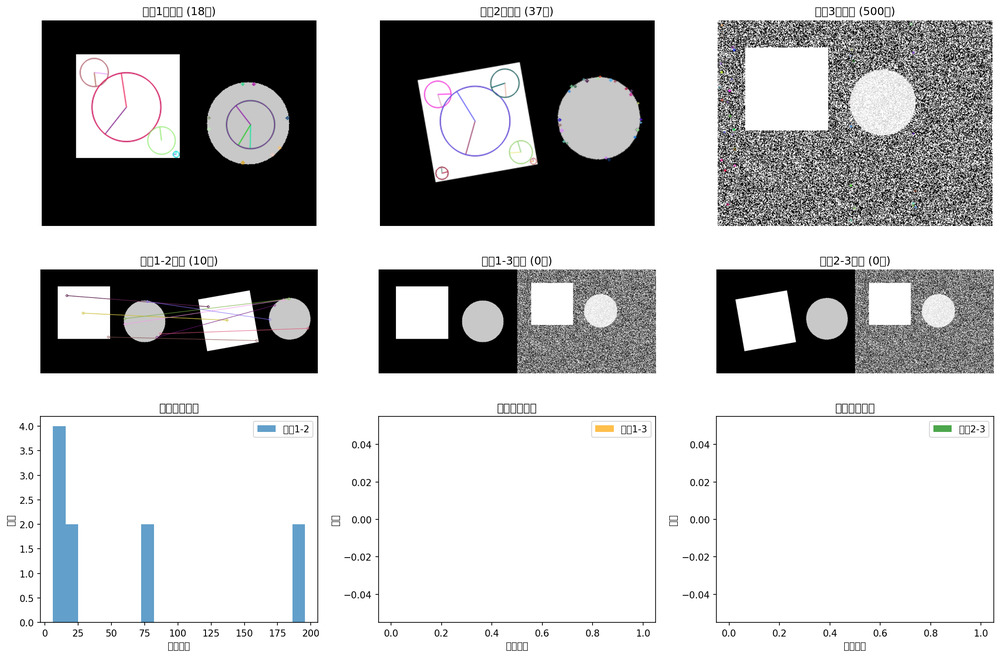
#> input picture 计算机视觉第三次作业/sift_feature_matching.png, 1000 x 657 px, shrunk from 2253 x 1480 before the run
$ python task1_noise_and_filter.py '../计算机视觉第三次作业/sift_feature_matching.png'
#> lines starting #> are read from the running program, lines starting #| are printed output that depends on the picture
#> in task1_main, image is the input picture: shape (657, 1000, 3); mean B, G, R 189.1, 188.6, 188.2
"""
任务一：对原始图像添加噪声并进行不同滤波方法的对比
"""
import cv2
import numpy as np
import matplotlib.pyplot as plt
from scipy import fftpack
from skimage.metrics import peak_signal_noise_ratio as psnr
from skimage.metrics import structural_similarity as ssim


class NoiseGenerator:
    """噪声生成器"""

    @staticmethod
    def add_gaussian_noise(image, mean=0, sigma=25):
        """添加高斯噪声"""
#> called with mean = 0, sigma = 25
        noise = np.random.normal(mean, sigma, image.shape)
        noisy_image = image + noise
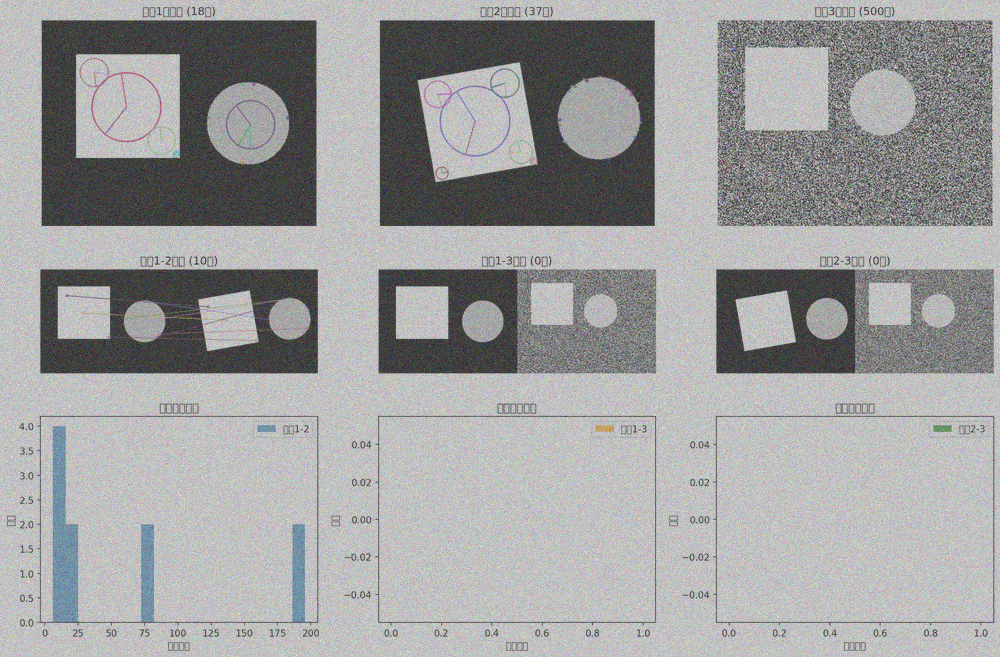
#> noisy_image: shape (657, 1000, 3) float64; mean R, G, B 188.2, 188.7, 189.2; drawn with min black and max white
        return np.clip(noisy_image, 0, 255).astype(np.uint8)
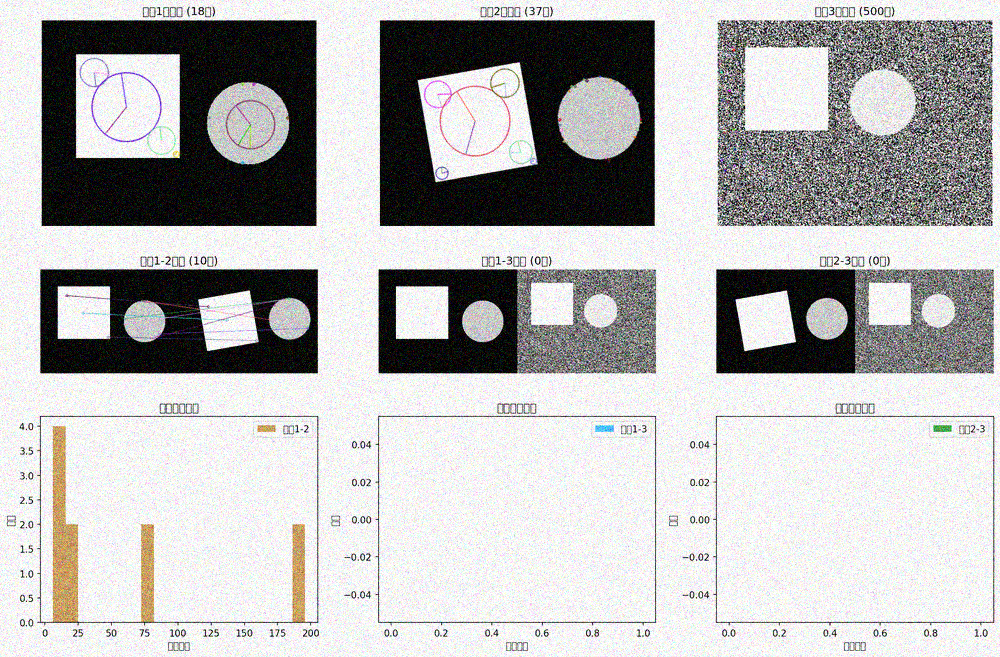
#> returned value: shape (657, 1000, 3); mean of channels 0, 1, 2 183.3, 183.8, 184.3; drawn as B, G, R

    @staticmethod
    def add_salt_pepper_noise(image, salt_prob=0.01, pepper_prob=0.01):
        """添加椒盐噪声"""
#> called with salt_prob = 0.02, pepper_prob = 0.02
        noisy_image = image.copy()

        # 盐噪声（白点）
        salt_mask = np.random.random(image.shape[:2]) < salt_prob
        noisy_image[salt_mask] = 255

        # 椒噪声（黑点）
        pepper_mask = np.random.random(image.shape[:2]) < pepper_prob
        noisy_image[pepper_mask] = 0
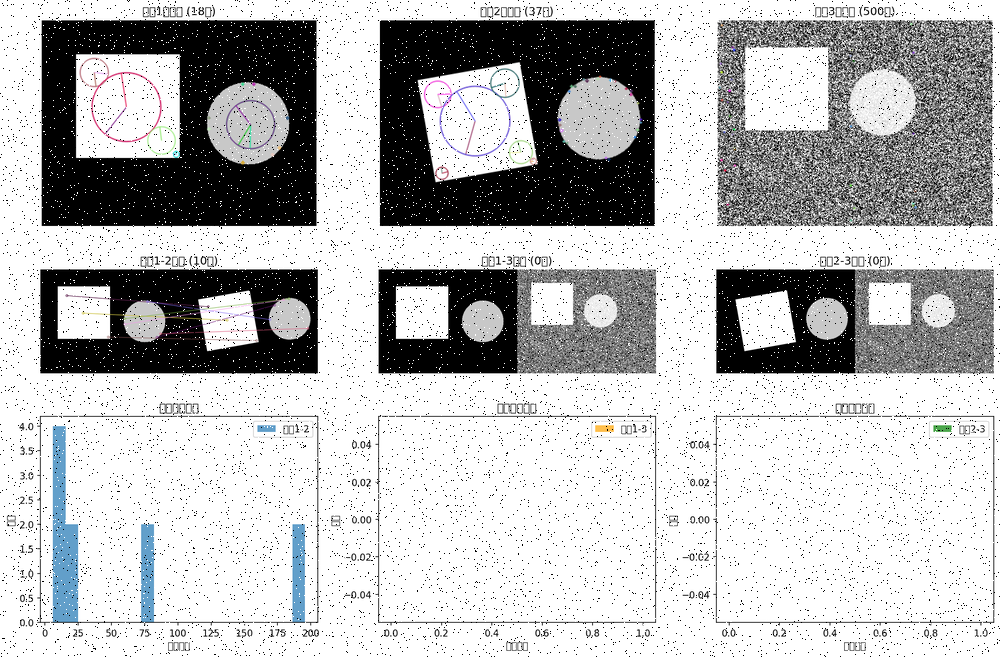
#> noisy_image: shape (657, 1000, 3); mean R, G, B 185.7, 186.1, 186.6

        return noisy_image


class ImageFilter:
    """图像滤波器"""

    @staticmethod
    def gaussian_filter(image, kernel_size=5, sigma=1.0):
        """高斯平滑滤波"""
        return cv2.GaussianBlur(image, (kernel_size, kernel_size), sigma)

    @staticmethod
    def median_filter(image, kernel_size=5):
        """中值滤波"""
        return cv2.medianBlur(image, kernel_size)

    @staticmethod
    def fourier_filter(image, cutoff_frequency=30):
        """傅里叶频域滤波（低通滤波）"""
        # 转换为灰度图（如果是彩色图）
        if len(image.shape) == 3:
            # 对每个通道分别处理
            filtered_channels = []
            for i in range(image.shape[2]):
                filtered_channel = ImageFilter._fourier_filter_single_channel(
                    image[:, :, i], cutoff_frequency
                )
                filtered_channels.append(filtered_channel)
            return np.stack(filtered_channels, axis=2)
        else:
            return ImageFilter._fourier_filter_single_channel(image, cutoff_frequency)

    @staticmethod
    def _fourier_filter_single_channel(channel, cutoff_frequency):
        """对单通道进行傅里叶滤波"""
        # 傅里叶变换
        f_transform = fftpack.fft2(channel)
        f_shift = fftpack.fftshift(f_transform)

        # 创建低通滤波器
        rows, cols = channel.shape
        crow, ccol = rows // 2, cols // 2
        mask = np.zeros((rows, cols))

        # 创建圆形低通滤波器
        for i in range(rows):
            for j in range(cols):
                if np.sqrt((i - crow)**2 + (j - ccol)**2) <= cutoff_frequency:
                    mask[i, j] = 1

        # 应用滤波器
        f_shift_filtered = f_shift * mask

        # 逆傅里叶变换
        f_ishift = fftpack.ifftshift(f_shift_filtered)
        img_back = fftpack.ifft2(f_ishift)
        img_back = np.abs(img_back)

        return np.clip(img_back, 0, 255).astype(np.uint8)


def evaluate_image_quality(original, processed):
    """评估图像质量"""
    psnr_value = psnr(original, processed)

    # 计算SSIM，处理小图像的情况
    min_side = min(original.shape[0], original.shape[1])
    if min_side < 7:
        # 图像太小，使用默认值
        ssim_value = 0.0
    else:
        # 根据图像大小调整win_size
        win_size = min(7, min_side if min_side % 2 == 1 else min_side - 1)
        try:
            ssim_value = ssim(
                original,
                processed,
                win_size=win_size,
                channel_axis=2 if len(original.shape) == 3 else None
            )
        except Exception as e:
            print(f"SSIM计算警告: {e}")
            ssim_value = 0.0

    return psnr_value, ssim_value


def select_image_file():
    """使用文件对话框选择图像"""
    try:
        from tkinter import Tk, filedialog
        root = Tk()
        root.withdraw()  # 隐藏主窗口
        root.attributes('-topmost', True)  # 置顶

        file_path = filedialog.askopenfilename(
            title='选择图像文件',
            filetypes=[
                ('图像文件', '*.jpg *.jpeg *.png *.bmp *.tiff'),
                ('JPEG', '*.jpg *.jpeg'),
                ('PNG', '*.png'),
                ('所有文件', '*.*')
            ]
        )
        root.destroy()
        return file_path if file_path else None
    except Exception as e:
        print(f"无法打开文件选择对话框: {e}")
        return None


def task1_main(image_path=None):
    """任务一主函数"""
    # 如果没有指定图像路径，尝试选择图像
    if image_path is None:
        print("请选择要处理的图像...")
        image_path = select_image_file()

        if image_path:
            print(f"已选择图像: {image_path}")
        else:
            print("未选择图像，使用默认测试图像...")
            image_path = 'test_image.jpg'

    # 读取图像
    image = cv2.imread(image_path)
    if image is None:
        # 如果没有图像，创建一个测试图像
        print("未找到图像，创建测试图像...")
        image = np.random.randint(0, 255, (256, 256, 3), dtype=np.uint8)
        cv2.imwrite(image_path, image)

    image_rgb = cv2.cvtColor(image, cv2.COLOR_BGR2RGB)

    # 1. 添加噪声
    print("添加噪声...")
    gaussian_noisy = NoiseGenerator.add_gaussian_noise(image_rgb, sigma=25)
    salt_pepper_noisy = NoiseGenerator.add_salt_pepper_noise(image_rgb, salt_prob=0.02, pepper_prob=0.02)

    # 2. 对加噪声图像进行滤波
    print("应用滤波器...")
    filters = {
        '高斯平滑': lambda img: ImageFilter.gaussian_filter(img, kernel_size=5, sigma=1.5),
        '中值滤波': lambda img: ImageFilter.median_filter(img, kernel_size=5),
        '傅里叶频域滤波': lambda img: ImageFilter.fourier_filter(img, cutoff_frequency=30)
    }

    # 对高斯噪声图像进行滤波
    gaussian_filtered = {}
    for name, filter_func in filters.items():
        gaussian_filtered[name] = filter_func(gaussian_noisy)
#> this loop made 3 passes
#> pass 3, in _fourier_filter_single_channel, `img_back = np.abs(img_back)`:
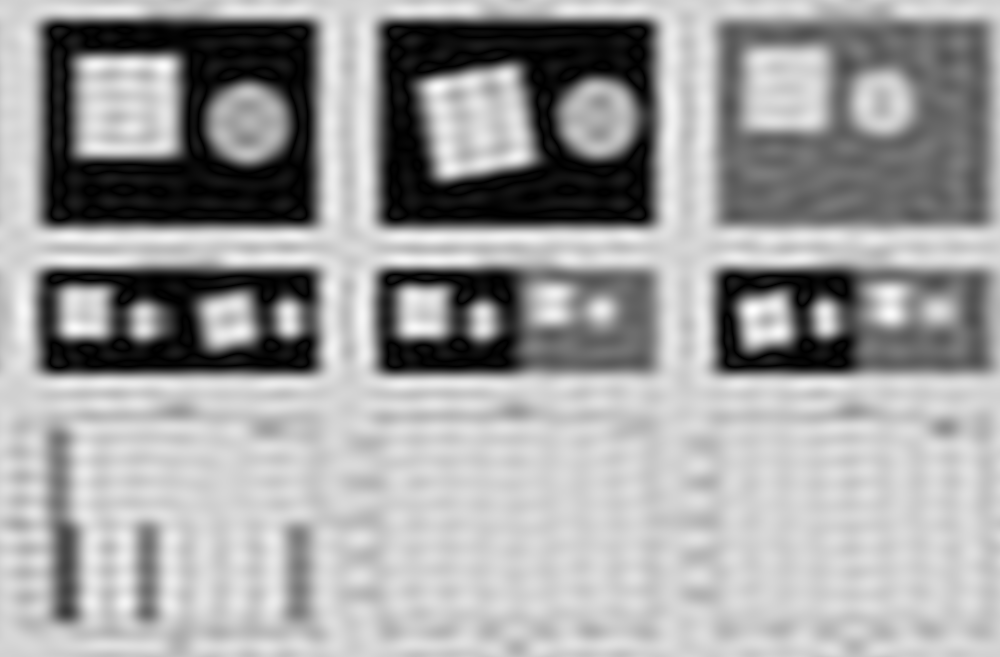
#> img_back: shape (657, 1000) float64; min 1.16e-06, max 295.8, mean 184.3; drawn with min black and max white
#> after the loop, gaussian_filtered = 3 items

    # 对椒盐噪声图像进行滤波
    salt_pepper_filtered = {}
    for name, filter_func in filters.items():
        salt_pepper_filtered[name] = filter_func(salt_pepper_noisy)
#> after the loop, salt_pepper_filtered = 3 items

    # 3. 可视化结果
    print("生成对比图...")
    fig, axes = plt.subplots(3, 5, figsize=(20, 12))

    # 第一行：原图和高斯噪声相关
    axes[0, 0].imshow(image_rgb)
    axes[0, 0].set_title('原始图像', fontsize=12)
    axes[0, 0].axis('off')

    axes[0, 1].imshow(gaussian_noisy)
    axes[0, 1].set_title('高斯噪声', fontsize=12)
    axes[0, 1].axis('off')

    for idx, (name, filtered_img) in enumerate(gaussian_filtered.items(), start=2):
        axes[0, idx].imshow(filtered_img)
        psnr_val, ssim_val = evaluate_image_quality(image_rgb, filtered_img)
        axes[0, idx].set_title(f'{name}\nPSNR: {psnr_val:.2f}dB\nSSIM: {ssim_val:.4f}', fontsize=10)
        axes[0, idx].axis('off')
#> this loop made 3 passes
#> (name, psnr_value in evaluate_image_quality, ssim_value in evaluate_image_quality, psnr_val, ssim_val) on passes 1 to 3: ('高斯平滑', 20.46, 0.627, 20.46, 0.627), ('中值滤波', 20.79, 0.666, 20.79, 0.666), ('傅里叶频域滤波', 16.79, 0.484, 16.79, 0.484)

    # 第二行：椒盐噪声相关
    axes[1, 0].imshow(image_rgb)
    axes[1, 0].set_title('原始图像', fontsize=12)
    axes[1, 0].axis('off')

    axes[1, 1].imshow(salt_pepper_noisy)
    axes[1, 1].set_title('椒盐噪声', fontsize=12)
    axes[1, 1].axis('off')

    for idx, (name, filtered_img) in enumerate(salt_pepper_filtered.items(), start=2):
        axes[1, idx].imshow(filtered_img)
        psnr_val, ssim_val = evaluate_image_quality(image_rgb, filtered_img)
        axes[1, idx].set_title(f'{name}\nPSNR: {psnr_val:.2f}dB\nSSIM: {ssim_val:.4f}', fontsize=10)
        axes[1, idx].axis('off')
#> this loop made 3 passes
#> (name, psnr_value in evaluate_image_quality, ssim_value in evaluate_image_quality, psnr_val, ssim_val) on passes 1 to 3: ('高斯平滑', 20.62, 0.536, 20.62, 0.536), ('中值滤波', 20.68, 0.822, 20.68, 0.822), ('傅里叶频域滤波', 17, 0.494, 17, 0.494)

    # 第三行：定量对比分析
    axes[2, 0].axis('off')
    axes[2, 1].axis('off')

    # PSNR对比
    filter_names = list(filters.keys())
    gaussian_psnr = [evaluate_image_quality(image_rgb, gaussian_filtered[name])[0] for name in filter_names]
#> gaussian_psnr = [20.46, 20.79, 16.79]
    salt_pepper_psnr = [evaluate_image_quality(image_rgb, salt_pepper_filtered[name])[0] for name in filter_names]
#> salt_pepper_psnr = [20.62, 20.68, 17]

    x = np.arange(len(filter_names))
    width = 0.35

    axes[2, 2].bar(x - width/2, gaussian_psnr, width, label='高斯噪声', alpha=0.8)
    axes[2, 2].bar(x + width/2, salt_pepper_psnr, width, label='椒盐噪声', alpha=0.8)
    axes[2, 2].set_ylabel('PSNR (dB)', fontsize=10)
    axes[2, 2].set_title('PSNR对比', fontsize=12)
    axes[2, 2].set_xticks(x)
    axes[2, 2].set_xticklabels(filter_names, rotation=15, ha='right', fontsize=8)
    axes[2, 2].legend()
    axes[2, 2].grid(True, alpha=0.3)

    # SSIM对比
    gaussian_ssim = [evaluate_image_quality(image_rgb, gaussian_filtered[name])[1] for name in filter_names]
#> gaussian_ssim = [0.627, 0.666, 0.484]
    salt_pepper_ssim = [evaluate_image_quality(image_rgb, salt_pepper_filtered[name])[1] for name in filter_names]
#> salt_pepper_ssim = [0.536, 0.822, 0.494]

    axes[2, 3].bar(x - width/2, gaussian_ssim, width, label='高斯噪声', alpha=0.8)
    axes[2, 3].bar(x + width/2, salt_pepper_ssim, width, label='椒盐噪声', alpha=0.8)
    axes[2, 3].set_ylabel('SSIM', fontsize=10)
    axes[2, 3].set_title('SSIM对比', fontsize=12)
    axes[2, 3].set_xticks(x)
    axes[2, 3].set_xticklabels(filter_names, rotation=15, ha='right', fontsize=8)
    axes[2, 3].legend()
    axes[2, 3].grid(True, alpha=0.3)

    axes[2, 4].axis('off')

    plt.tight_layout()
    plt.savefig('task1_results.png', dpi=300, bbox_inches='tight')
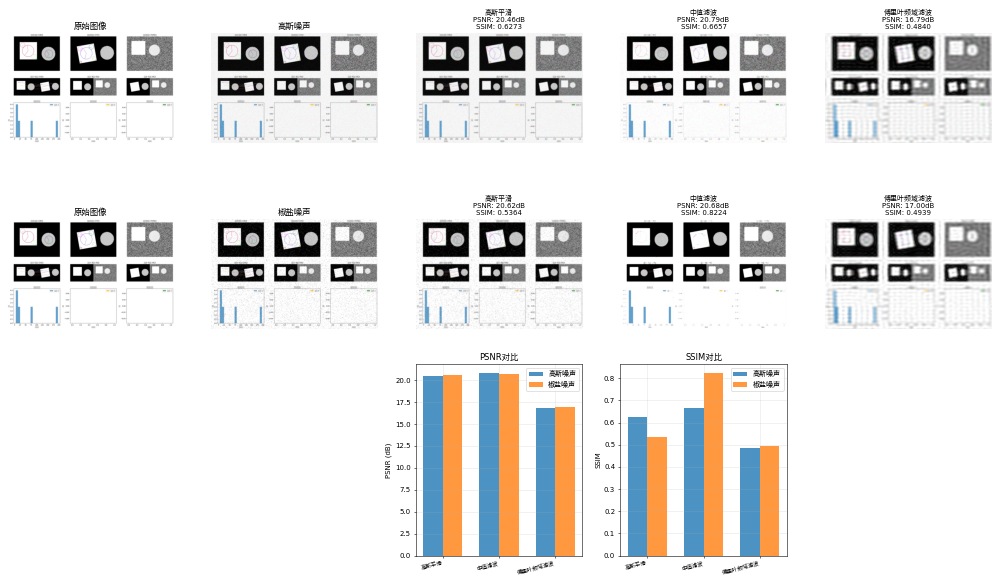
#> figure drawn by matplotlib, 12 panels; panel 11: tallest bar 20.79 high, from x = 0.65 to 1; panel 11: tallest bar 20.68 high, from x = 1 to 1.35; panel 12: tallest bar 0.666 high, from x = 0.65 to 1; panel 12: tallest bar 0.822 high, from x = 1 to 1.35
    print("结果已保存到 task1_results.png")
    plt.show()

    # 打印分析结果
    print("\n" + "="*60)
    print("定性分析结果：")
    print("="*60)
    print("\n1. 高斯噪声去噪效果：")
    for name in filter_names:
        psnr_val, ssim_val = evaluate_image_quality(image_rgb, gaussian_filtered[name])
        print(f"   {name}: PSNR={psnr_val:.2f}dB, SSIM={ssim_val:.4f}")
#> this loop made 3 passes
#|    高斯平滑: PSNR=20.46dB, SSIM=0.6273
#|    中值滤波: PSNR=20.79dB, SSIM=0.6657
#|    傅里叶频域滤波: PSNR=16.79dB, SSIM=0.4840

    print("\n2. 椒盐噪声去噪效果：")
    for name in filter_names:
        psnr_val, ssim_val = evaluate_image_quality(image_rgb, salt_pepper_filtered[name])
        print(f"   {name}: PSNR={psnr_val:.2f}dB, SSIM={ssim_val:.4f}")
#> this loop made 3 passes
#|    高斯平滑: PSNR=20.62dB, SSIM=0.5364
#|    中值滤波: PSNR=20.68dB, SSIM=0.8224
#|    傅里叶频域滤波: PSNR=17.00dB, SSIM=0.4939

    print("\n3. 结论：")
    print("   - 对于高斯噪声：高斯平滑和傅里叶频域滤波效果较好")
    print("   - 对于椒盐噪声：中值滤波效果最佳")
    print("   - 中值滤波对脉冲噪声（椒盐）有很好的抑制作用")
    print("   - 高斯滤波和频域滤波更适合处理连续的高斯噪声")


if __name__ == '__main__':
    import sys

    # 检查命令行参数
    if len(sys.argv) > 1:
        # 如果提供了图像路径参数
        task1_main(image_path=sys.argv[1])
    else:
        # 否则打开文件选择对话框
        task1_main()
